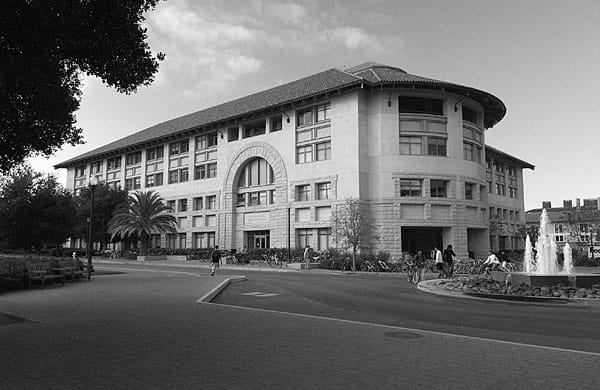
#> input picture Computer Vision Libraries/building.jpeg, 600 x 390 px
$ python interpolation.py
#> lines starting #> are read from the running program, lines starting #| are printed output that depends on the picture
import numpy as np
import matplotlib.pyplot as plt
import cv2 as cv


img=cv.imread('building.jpeg',0)
#> img is the input picture: shape (390, 600); min 0, max 255, mean 109.7
r,c=img.shape
#> r = 390; c = 600

plt.imshow(img,cmap="gray")
plt.title("Original")
plt.show()
plt.close()


R1=round(r/2)
#> R1 = 195
C1=round(c/2)
#> C1 = 300

resizedImg=np.zeros((R1,C1),dtype='float64')
Rs=0
Cs=0

if(r>R1):
    Rs=r/R1
#> Rs = 2
else:
    Rs=(r-1)/R1

if(c>C1):
    Cs=c/C1
#> Cs = 2
else:
    Cs=(c-1)/C1

for i in range(R1):
    for j in range(C1):
        i1=round(i*Rs)
        j1=round(j*Cs)
        resizedImg[i,j]=img[i1,j1]
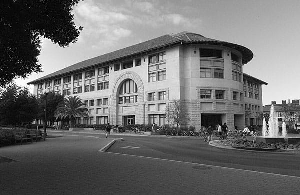
#> resizedImg: shape (195, 300) float64; min 0, max 255, mean 109.7

plt.imshow(resizedImg,cmap="gray")
plt.title("Resized")
plt.show()
plt.close()


$ run again, with Computer Vision Libraries/house.jpeg copied over Computer Vision Libraries/building.jpeg
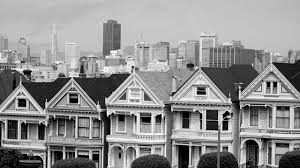
#> input picture Computer Vision Libraries/house.jpeg, 300 x 168 px
#> img is the input picture: shape (168, 300); min 0, max 255, mean 143.8
#> after the loop `for i in range(R1):`:
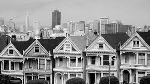
#> resizedImg: shape (84, 150) float64; min 0, max 255, mean 144.2
